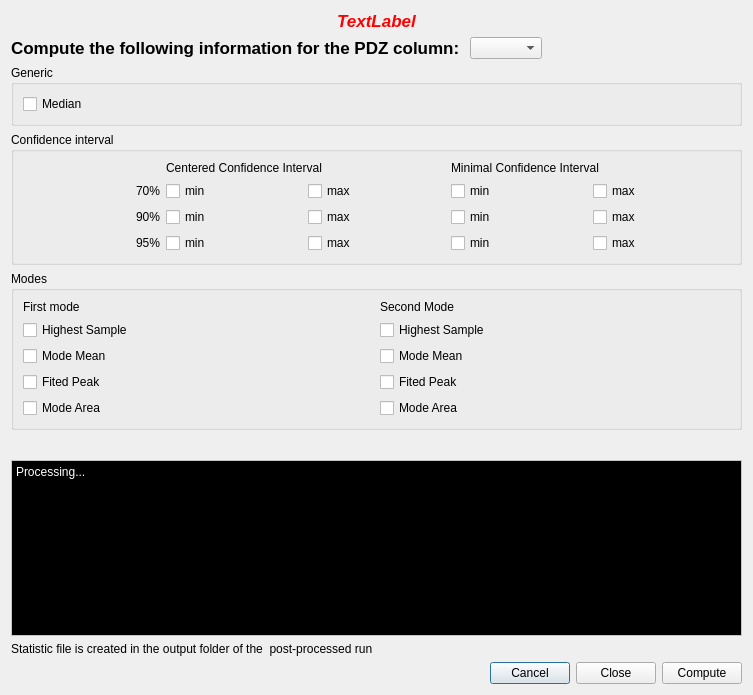
<?xml version="1.0" encoding="UTF-8"?>
<ui version="4.0">
 <class>Euclid::PhzQtUI::DialogPOP</class>
 <widget class="QDialog" name="Euclid::PhzQtUI::DialogPOP">
  <property name="geometry">
   <rect>
    <x>0</x>
    <y>0</y>
    <width>753</width>
    <height>695</height>
   </rect>
  </property>
  <property name="windowTitle">
   <string>PDZ statistic</string>
  </property>
  <layout class="QVBoxLayout" name="verticalLayout">
   <item>
    <widget class="QLabel" name="lbl_warning">
     <property name="palette">
      <palette>
       <active>
        <colorrole role="WindowText">
         <brush brushstyle="SolidPattern">
          <color alpha="255">
           <red>255</red>
           <green>0</green>
           <blue>0</blue>
          </color>
         </brush>
        </colorrole>
        <colorrole role="Button">
         <brush brushstyle="SolidPattern">
          <color alpha="255">
           <red>255</red>
           <green>0</green>
           <blue>0</blue>
          </color>
         </brush>
        </colorrole>
        <colorrole role="Light">
         <brush brushstyle="SolidPattern">
          <color alpha="255">
           <red>255</red>
           <green>127</green>
           <blue>127</blue>
          </color>
         </brush>
        </colorrole>
        <colorrole role="Midlight">
         <brush brushstyle="SolidPattern">
          <color alpha="255">
           <red>255</red>
           <green>63</green>
           <blue>63</blue>
          </color>
         </brush>
        </colorrole>
        <colorrole role="Dark">
         <brush brushstyle="SolidPattern">
          <color alpha="255">
           <red>127</red>
           <green>0</green>
           <blue>0</blue>
          </color>
         </brush>
        </colorrole>
        <colorrole role="Mid">
         <brush brushstyle="SolidPattern">
          <color alpha="255">
           <red>170</red>
           <green>0</green>
           <blue>0</blue>
          </color>
         </brush>
        </colorrole>
        <colorrole role="Text">
         <brush brushstyle="SolidPattern">
          <color alpha="255">
           <red>255</red>
           <green>0</green>
           <blue>0</blue>
          </color>
         </brush>
        </colorrole>
        <colorrole role="BrightText">
         <brush brushstyle="SolidPattern">
          <color alpha="255">
           <red>255</red>
           <green>255</green>
           <blue>255</blue>
          </color>
         </brush>
        </colorrole>
        <colorrole role="ButtonText">
         <brush brushstyle="SolidPattern">
          <color alpha="255">
           <red>0</red>
           <green>0</green>
           <blue>0</blue>
          </color>
         </brush>
        </colorrole>
        <colorrole role="Base">
         <brush brushstyle="SolidPattern">
          <color alpha="255">
           <red>255</red>
           <green>255</green>
           <blue>255</blue>
          </color>
         </brush>
        </colorrole>
        <colorrole role="Window">
         <brush brushstyle="SolidPattern">
          <color alpha="255">
           <red>255</red>
           <green>0</green>
           <blue>0</blue>
          </color>
         </brush>
        </colorrole>
        <colorrole role="Shadow">
         <brush brushstyle="SolidPattern">
          <color alpha="255">
           <red>0</red>
           <green>0</green>
           <blue>0</blue>
          </color>
         </brush>
        </colorrole>
        <colorrole role="AlternateBase">
         <brush brushstyle="SolidPattern">
          <color alpha="255">
           <red>255</red>
           <green>127</green>
           <blue>127</blue>
          </color>
         </brush>
        </colorrole>
        <colorrole role="ToolTipBase">
         <brush brushstyle="SolidPattern">
          <color alpha="255">
           <red>255</red>
           <green>255</green>
           <blue>220</blue>
          </color>
         </brush>
        </colorrole>
        <colorrole role="ToolTipText">
         <brush brushstyle="SolidPattern">
          <color alpha="255">
           <red>0</red>
           <green>0</green>
           <blue>0</blue>
          </color>
         </brush>
        </colorrole>
        <colorrole role="PlaceholderText">
         <brush brushstyle="NoBrush">
          <color alpha="128">
           <red>255</red>
           <green>0</green>
           <blue>0</blue>
          </color>
         </brush>
        </colorrole>
       </active>
       <inactive>
        <colorrole role="WindowText">
         <brush brushstyle="SolidPattern">
          <color alpha="255">
           <red>255</red>
           <green>0</green>
           <blue>0</blue>
          </color>
         </brush>
        </colorrole>
        <colorrole role="Button">
         <brush brushstyle="SolidPattern">
          <color alpha="255">
           <red>255</red>
           <green>0</green>
           <blue>0</blue>
          </color>
         </brush>
        </colorrole>
        <colorrole role="Light">
         <brush brushstyle="SolidPattern">
          <color alpha="255">
           <red>255</red>
           <green>127</green>
           <blue>127</blue>
          </color>
         </brush>
        </colorrole>
        <colorrole role="Midlight">
         <brush brushstyle="SolidPattern">
          <color alpha="255">
           <red>255</red>
           <green>63</green>
           <blue>63</blue>
          </color>
         </brush>
        </colorrole>
        <colorrole role="Dark">
         <brush brushstyle="SolidPattern">
          <color alpha="255">
           <red>127</red>
           <green>0</green>
           <blue>0</blue>
          </color>
         </brush>
        </colorrole>
        <colorrole role="Mid">
         <brush brushstyle="SolidPattern">
          <color alpha="255">
           <red>170</red>
           <green>0</green>
           <blue>0</blue>
          </color>
         </brush>
        </colorrole>
        <colorrole role="Text">
         <brush brushstyle="SolidPattern">
          <color alpha="255">
           <red>255</red>
           <green>0</green>
           <blue>0</blue>
          </color>
         </brush>
        </colorrole>
        <colorrole role="BrightText">
         <brush brushstyle="SolidPattern">
          <color alpha="255">
           <red>255</red>
           <green>255</green>
           <blue>255</blue>
          </color>
         </brush>
        </colorrole>
        <colorrole role="ButtonText">
         <brush brushstyle="SolidPattern">
          <color alpha="255">
           <red>0</red>
           <green>0</green>
           <blue>0</blue>
          </color>
         </brush>
        </colorrole>
        <colorrole role="Base">
         <brush brushstyle="SolidPattern">
          <color alpha="255">
           <red>255</red>
           <green>255</green>
           <blue>255</blue>
          </color>
         </brush>
        </colorrole>
        <colorrole role="Window">
         <brush brushstyle="SolidPattern">
          <color alpha="255">
           <red>255</red>
           <green>0</green>
           <blue>0</blue>
          </color>
         </brush>
        </colorrole>
        <colorrole role="Shadow">
         <brush brushstyle="SolidPattern">
          <color alpha="255">
           <red>0</red>
           <green>0</green>
           <blue>0</blue>
          </color>
         </brush>
        </colorrole>
        <colorrole role="AlternateBase">
         <brush brushstyle="SolidPattern">
          <color alpha="255">
           <red>255</red>
           <green>127</green>
           <blue>127</blue>
          </color>
         </brush>
        </colorrole>
        <colorrole role="ToolTipBase">
         <brush brushstyle="SolidPattern">
          <color alpha="255">
           <red>255</red>
           <green>255</green>
           <blue>220</blue>
          </color>
         </brush>
        </colorrole>
        <colorrole role="ToolTipText">
         <brush brushstyle="SolidPattern">
          <color alpha="255">
           <red>0</red>
           <green>0</green>
           <blue>0</blue>
          </color>
         </brush>
        </colorrole>
        <colorrole role="PlaceholderText">
         <brush brushstyle="NoBrush">
          <color alpha="128">
           <red>255</red>
           <green>0</green>
           <blue>0</blue>
          </color>
         </brush>
        </colorrole>
       </inactive>
       <disabled>
        <colorrole role="WindowText">
         <brush brushstyle="SolidPattern">
          <color alpha="255">
           <red>127</red>
           <green>0</green>
           <blue>0</blue>
          </color>
         </brush>
        </colorrole>
        <colorrole role="Button">
         <brush brushstyle="SolidPattern">
          <color alpha="255">
           <red>255</red>
           <green>0</green>
           <blue>0</blue>
          </color>
         </brush>
        </colorrole>
        <colorrole role="Light">
         <brush brushstyle="SolidPattern">
          <color alpha="255">
           <red>255</red>
           <green>127</green>
           <blue>127</blue>
          </color>
         </brush>
        </colorrole>
        <colorrole role="Midlight">
         <brush brushstyle="SolidPattern">
          <color alpha="255">
           <red>255</red>
           <green>63</green>
           <blue>63</blue>
          </color>
         </brush>
        </colorrole>
        <colorrole role="Dark">
         <brush brushstyle="SolidPattern">
          <color alpha="255">
           <red>127</red>
           <green>0</green>
           <blue>0</blue>
          </color>
         </brush>
        </colorrole>
        <colorrole role="Mid">
         <brush brushstyle="SolidPattern">
          <color alpha="255">
           <red>170</red>
           <green>0</green>
           <blue>0</blue>
          </color>
         </brush>
        </colorrole>
        <colorrole role="Text">
         <brush brushstyle="SolidPattern">
          <color alpha="255">
           <red>127</red>
           <green>0</green>
           <blue>0</blue>
          </color>
         </brush>
        </colorrole>
        <colorrole role="BrightText">
         <brush brushstyle="SolidPattern">
          <color alpha="255">
           <red>255</red>
           <green>255</green>
           <blue>255</blue>
          </color>
         </brush>
        </colorrole>
        <colorrole role="ButtonText">
         <brush brushstyle="SolidPattern">
          <color alpha="255">
           <red>127</red>
           <green>0</green>
           <blue>0</blue>
          </color>
         </brush>
        </colorrole>
        <colorrole role="Base">
         <brush brushstyle="SolidPattern">
          <color alpha="255">
           <red>255</red>
           <green>0</green>
           <blue>0</blue>
          </color>
         </brush>
        </colorrole>
        <colorrole role="Window">
         <brush brushstyle="SolidPattern">
          <color alpha="255">
           <red>255</red>
           <green>0</green>
           <blue>0</blue>
          </color>
         </brush>
        </colorrole>
        <colorrole role="Shadow">
         <brush brushstyle="SolidPattern">
          <color alpha="255">
           <red>0</red>
           <green>0</green>
           <blue>0</blue>
          </color>
         </brush>
        </colorrole>
        <colorrole role="AlternateBase">
         <brush brushstyle="SolidPattern">
          <color alpha="255">
           <red>255</red>
           <green>0</green>
           <blue>0</blue>
          </color>
         </brush>
        </colorrole>
        <colorrole role="ToolTipBase">
         <brush brushstyle="SolidPattern">
          <color alpha="255">
           <red>255</red>
           <green>255</green>
           <blue>220</blue>
          </color>
         </brush>
        </colorrole>
        <colorrole role="ToolTipText">
         <brush brushstyle="SolidPattern">
          <color alpha="255">
           <red>0</red>
           <green>0</green>
           <blue>0</blue>
          </color>
         </brush>
        </colorrole>
        <colorrole role="PlaceholderText">
         <brush brushstyle="NoBrush">
          <color alpha="128">
           <red>255</red>
           <green>0</green>
           <blue>0</blue>
          </color>
         </brush>
        </colorrole>
       </disabled>
      </palette>
     </property>
     <property name="font">
      <font>
       <pointsize>13</pointsize>
       <weight>75</weight>
       <italic>true</italic>
       <bold>true</bold>
      </font>
     </property>
     <property name="text">
      <string>TextLabel</string>
     </property>
     <property name="alignment">
      <set>Qt::AlignCenter</set>
     </property>
    </widget>
   </item>
   <item>
    <layout class="QHBoxLayout" name="horizontalLayout">
     <item>
      <widget class="QLabel" name="label">
       <property name="font">
        <font>
         <pointsize>13</pointsize>
         <weight>75</weight>
         <bold>true</bold>
        </font>
       </property>
       <property name="text">
        <string>Compute the following information for the PDZ column: </string>
       </property>
      </widget>
     </item>
     <item>
      <widget class="QComboBox" name="cbb_columns"/>
     </item>
     <item>
      <spacer name="horizontalSpacer">
       <property name="orientation">
        <enum>Qt::Horizontal</enum>
       </property>
       <property name="sizeHint" stdset="0">
        <size>
         <width>40</width>
         <height>20</height>
        </size>
       </property>
      </spacer>
     </item>
    </layout>
   </item>
   <item>
    <widget class="QGroupBox" name="groupBox">
     <property name="title">
      <string>Generic</string>
     </property>
     <layout class="QVBoxLayout" name="verticalLayout_2">
      <item>
       <widget class="QCheckBox" name="cb_median">
        <property name="text">
         <string>Median</string>
        </property>
        <property name="tristate">
         <bool>false</bool>
        </property>
       </widget>
      </item>
     </layout>
    </widget>
   </item>
   <item>
    <widget class="QGroupBox" name="groupBox_2">
     <property name="title">
      <string>Confidence interval</string>
     </property>
     <layout class="QVBoxLayout" name="verticalLayout_3">
      <item>
       <layout class="QGridLayout" name="gridLayout">
        <item row="0" column="1" colspan="2">
         <widget class="QLabel" name="label_5">
          <property name="text">
           <string>Centered Confidence Interval</string>
          </property>
         </widget>
        </item>
        <item row="0" column="3" colspan="2">
         <widget class="QLabel" name="label_6">
          <property name="text">
           <string>Minimal Confidence Interval</string>
          </property>
         </widget>
        </item>
        <item row="1" column="0">
         <widget class="QLabel" name="label_2">
          <property name="frameShape">
           <enum>QFrame::NoFrame</enum>
          </property>
          <property name="text">
           <string>70%</string>
          </property>
          <property name="alignment">
           <set>Qt::AlignRight|Qt::AlignTrailing|Qt::AlignVCenter</set>
          </property>
         </widget>
        </item>
        <item row="1" column="1">
         <widget class="QCheckBox" name="cb_70_c_min">
          <property name="text">
           <string>min</string>
          </property>
         </widget>
        </item>
        <item row="1" column="2">
         <widget class="QCheckBox" name="cb_70_c_max">
          <property name="text">
           <string>max</string>
          </property>
         </widget>
        </item>
        <item row="1" column="3">
         <widget class="QCheckBox" name="cb_70_m_min">
          <property name="text">
           <string>min</string>
          </property>
         </widget>
        </item>
        <item row="1" column="4">
         <widget class="QCheckBox" name="cb_70_m_max">
          <property name="text">
           <string>max</string>
          </property>
         </widget>
        </item>
        <item row="2" column="0">
         <widget class="QLabel" name="label_3">
          <property name="text">
           <string>90%</string>
          </property>
          <property name="alignment">
           <set>Qt::AlignRight|Qt::AlignTrailing|Qt::AlignVCenter</set>
          </property>
         </widget>
        </item>
        <item row="2" column="1">
         <widget class="QCheckBox" name="cb_90_c_min">
          <property name="text">
           <string>min</string>
          </property>
         </widget>
        </item>
        <item row="2" column="2">
         <widget class="QCheckBox" name="cb_90_c_max">
          <property name="text">
           <string>max</string>
          </property>
         </widget>
        </item>
        <item row="2" column="3">
         <widget class="QCheckBox" name="cb_90_m_min">
          <property name="text">
           <string>min</string>
          </property>
         </widget>
        </item>
        <item row="2" column="4">
         <widget class="QCheckBox" name="cb_90_m_max">
          <property name="text">
           <string>max</string>
          </property>
         </widget>
        </item>
        <item row="3" column="0">
         <widget class="QLabel" name="label_4">
          <property name="text">
           <string>95%</string>
          </property>
          <property name="alignment">
           <set>Qt::AlignRight|Qt::AlignTrailing|Qt::AlignVCenter</set>
          </property>
         </widget>
        </item>
        <item row="3" column="1">
         <widget class="QCheckBox" name="cb_95_c_min">
          <property name="text">
           <string>min</string>
          </property>
         </widget>
        </item>
        <item row="3" column="2">
         <widget class="QCheckBox" name="cb_95_c_max">
          <property name="text">
           <string>max</string>
          </property>
         </widget>
        </item>
        <item row="3" column="3">
         <widget class="QCheckBox" name="cb_95_m_min">
          <property name="text">
           <string>min</string>
          </property>
         </widget>
        </item>
        <item row="3" column="4">
         <widget class="QCheckBox" name="cb_95_m_max">
          <property name="text">
           <string>max</string>
          </property>
         </widget>
        </item>
       </layout>
      </item>
     </layout>
    </widget>
   </item>
   <item>
    <widget class="QGroupBox" name="groupBox_3">
     <property name="title">
      <string>Modes</string>
     </property>
     <layout class="QVBoxLayout" name="verticalLayout_4">
      <item>
       <layout class="QGridLayout" name="gridLayout_2">
        <item row="4" column="0">
         <widget class="QCheckBox" name="cb_01_area">
          <property name="text">
           <string>Mode Area</string>
          </property>
         </widget>
        </item>
        <item row="0" column="0">
         <widget class="QLabel" name="label_7">
          <property name="text">
           <string>First mode</string>
          </property>
         </widget>
        </item>
        <item row="0" column="1">
         <widget class="QLabel" name="label_8">
          <property name="text">
           <string>Second Mode</string>
          </property>
         </widget>
        </item>
        <item row="1" column="0">
         <widget class="QCheckBox" name="cb_01_sampl">
          <property name="text">
           <string>Highest Sample</string>
          </property>
         </widget>
        </item>
        <item row="2" column="0">
         <widget class="QCheckBox" name="cb_01_mean">
          <property name="text">
           <string>Mode Mean</string>
          </property>
         </widget>
        </item>
        <item row="2" column="1">
         <widget class="QCheckBox" name="cb_02_mean">
          <property name="text">
           <string>Mode Mean</string>
          </property>
         </widget>
        </item>
        <item row="1" column="1">
         <widget class="QCheckBox" name="cb_02_sampl">
          <property name="text">
           <string>Highest Sample</string>
          </property>
         </widget>
        </item>
        <item row="3" column="1">
         <widget class="QCheckBox" name="cb_02_fited">
          <property name="text">
           <string>Fited Peak</string>
          </property>
         </widget>
        </item>
        <item row="4" column="1">
         <widget class="QCheckBox" name="cb_02_area">
          <property name="text">
           <string>Mode Area</string>
          </property>
         </widget>
        </item>
        <item row="3" column="0">
         <widget class="QCheckBox" name="cb_01_fited">
          <property name="text">
           <string>Fited Peak</string>
          </property>
         </widget>
        </item>
       </layout>
      </item>
     </layout>
    </widget>
   </item>
   <item>
    <spacer name="verticalSpacer">
     <property name="orientation">
      <enum>Qt::Vertical</enum>
     </property>
     <property name="sizeHint" stdset="0">
      <size>
       <width>20</width>
       <height>40</height>
      </size>
     </property>
    </spacer>
   </item>
   <item>
    <widget class="QPlainTextEdit" name="out_cons">
     <property name="enabled">
      <bool>true</bool>
     </property>
     <property name="palette">
      <palette>
       <active>
        <colorrole role="WindowText">
         <brush brushstyle="SolidPattern">
          <color alpha="255">
           <red>0</red>
           <green>0</green>
           <blue>0</blue>
          </color>
         </brush>
        </colorrole>
        <colorrole role="Button">
         <brush brushstyle="SolidPattern">
          <color alpha="255">
           <red>255</red>
           <green>255</green>
           <blue>255</blue>
          </color>
         </brush>
        </colorrole>
        <colorrole role="Light">
         <brush brushstyle="SolidPattern">
          <color alpha="255">
           <red>255</red>
           <green>255</green>
           <blue>255</blue>
          </color>
         </brush>
        </colorrole>
        <colorrole role="Midlight">
         <brush brushstyle="SolidPattern">
          <color alpha="255">
           <red>255</red>
           <green>255</green>
           <blue>255</blue>
          </color>
         </brush>
        </colorrole>
        <colorrole role="Dark">
         <brush brushstyle="SolidPattern">
          <color alpha="255">
           <red>127</red>
           <green>127</green>
           <blue>127</blue>
          </color>
         </brush>
        </colorrole>
        <colorrole role="Mid">
         <brush brushstyle="SolidPattern">
          <color alpha="255">
           <red>170</red>
           <green>170</green>
           <blue>170</blue>
          </color>
         </brush>
        </colorrole>
        <colorrole role="Text">
         <brush brushstyle="SolidPattern">
          <color alpha="255">
           <red>255</red>
           <green>255</green>
           <blue>255</blue>
          </color>
         </brush>
        </colorrole>
        <colorrole role="BrightText">
         <brush brushstyle="SolidPattern">
          <color alpha="255">
           <red>255</red>
           <green>255</green>
           <blue>255</blue>
          </color>
         </brush>
        </colorrole>
        <colorrole role="ButtonText">
         <brush brushstyle="SolidPattern">
          <color alpha="255">
           <red>0</red>
           <green>0</green>
           <blue>0</blue>
          </color>
         </brush>
        </colorrole>
        <colorrole role="Base">
         <brush brushstyle="SolidPattern">
          <color alpha="255">
           <red>0</red>
           <green>0</green>
           <blue>0</blue>
          </color>
         </brush>
        </colorrole>
        <colorrole role="Window">
         <brush brushstyle="SolidPattern">
          <color alpha="255">
           <red>255</red>
           <green>255</green>
           <blue>255</blue>
          </color>
         </brush>
        </colorrole>
        <colorrole role="Shadow">
         <brush brushstyle="SolidPattern">
          <color alpha="255">
           <red>0</red>
           <green>0</green>
           <blue>0</blue>
          </color>
         </brush>
        </colorrole>
        <colorrole role="AlternateBase">
         <brush brushstyle="SolidPattern">
          <color alpha="255">
           <red>255</red>
           <green>255</green>
           <blue>255</blue>
          </color>
         </brush>
        </colorrole>
        <colorrole role="ToolTipBase">
         <brush brushstyle="SolidPattern">
          <color alpha="255">
           <red>255</red>
           <green>255</green>
           <blue>220</blue>
          </color>
         </brush>
        </colorrole>
        <colorrole role="ToolTipText">
         <brush brushstyle="SolidPattern">
          <color alpha="255">
           <red>0</red>
           <green>0</green>
           <blue>0</blue>
          </color>
         </brush>
        </colorrole>
        <colorrole role="PlaceholderText">
         <brush brushstyle="NoBrush">
          <color alpha="128">
           <red>255</red>
           <green>255</green>
           <blue>255</blue>
          </color>
         </brush>
        </colorrole>
       </active>
       <inactive>
        <colorrole role="WindowText">
         <brush brushstyle="SolidPattern">
          <color alpha="255">
           <red>0</red>
           <green>0</green>
           <blue>0</blue>
          </color>
         </brush>
        </colorrole>
        <colorrole role="Button">
         <brush brushstyle="SolidPattern">
          <color alpha="255">
           <red>255</red>
           <green>255</green>
           <blue>255</blue>
          </color>
         </brush>
        </colorrole>
        <colorrole role="Light">
         <brush brushstyle="SolidPattern">
          <color alpha="255">
           <red>255</red>
           <green>255</green>
           <blue>255</blue>
          </color>
         </brush>
        </colorrole>
        <colorrole role="Midlight">
         <brush brushstyle="SolidPattern">
          <color alpha="255">
           <red>255</red>
           <green>255</green>
           <blue>255</blue>
          </color>
         </brush>
        </colorrole>
        <colorrole role="Dark">
         <brush brushstyle="SolidPattern">
          <color alpha="255">
           <red>127</red>
           <green>127</green>
           <blue>127</blue>
          </color>
         </brush>
        </colorrole>
        <colorrole role="Mid">
         <brush brushstyle="SolidPattern">
          <color alpha="255">
           <red>170</red>
           <green>170</green>
           <blue>170</blue>
          </color>
         </brush>
        </colorrole>
        <colorrole role="Text">
         <brush brushstyle="SolidPattern">
          <color alpha="255">
           <red>255</red>
           <green>255</green>
           <blue>255</blue>
          </color>
         </brush>
        </colorrole>
        <colorrole role="BrightText">
         <brush brushstyle="SolidPattern">
          <color alpha="255">
           <red>255</red>
           <green>255</green>
           <blue>255</blue>
          </color>
         </brush>
        </colorrole>
        <colorrole role="ButtonText">
         <brush brushstyle="SolidPattern">
          <color alpha="255">
           <red>0</red>
           <green>0</green>
           <blue>0</blue>
          </color>
         </brush>
        </colorrole>
        <colorrole role="Base">
         <brush brushstyle="SolidPattern">
          <color alpha="255">
           <red>0</red>
           <green>0</green>
           <blue>0</blue>
          </color>
         </brush>
        </colorrole>
        <colorrole role="Window">
         <brush brushstyle="SolidPattern">
          <color alpha="255">
           <red>255</red>
           <green>255</green>
           <blue>255</blue>
          </color>
         </brush>
        </colorrole>
        <colorrole role="Shadow">
         <brush brushstyle="SolidPattern">
          <color alpha="255">
           <red>0</red>
           <green>0</green>
           <blue>0</blue>
          </color>
         </brush>
        </colorrole>
        <colorrole role="AlternateBase">
         <brush brushstyle="SolidPattern">
          <color alpha="255">
           <red>255</red>
           <green>255</green>
           <blue>255</blue>
          </color>
         </brush>
        </colorrole>
        <colorrole role="ToolTipBase">
         <brush brushstyle="SolidPattern">
          <color alpha="255">
           <red>255</red>
           <green>255</green>
           <blue>220</blue>
          </color>
         </brush>
        </colorrole>
        <colorrole role="ToolTipText">
         <brush brushstyle="SolidPattern">
          <color alpha="255">
           <red>0</red>
           <green>0</green>
           <blue>0</blue>
          </color>
         </brush>
        </colorrole>
        <colorrole role="PlaceholderText">
         <brush brushstyle="NoBrush">
          <color alpha="128">
           <red>255</red>
           <green>255</green>
           <blue>255</blue>
          </color>
         </brush>
        </colorrole>
       </inactive>
       <disabled>
        <colorrole role="WindowText">
         <brush brushstyle="SolidPattern">
          <color alpha="255">
           <red>127</red>
           <green>127</green>
           <blue>127</blue>
          </color>
         </brush>
        </colorrole>
        <colorrole role="Button">
         <brush brushstyle="SolidPattern">
          <color alpha="255">
           <red>255</red>
           <green>255</green>
           <blue>255</blue>
          </color>
         </brush>
        </colorrole>
        <colorrole role="Light">
         <brush brushstyle="SolidPattern">
          <color alpha="255">
           <red>255</red>
           <green>255</green>
           <blue>255</blue>
          </color>
         </brush>
        </colorrole>
        <colorrole role="Midlight">
         <brush brushstyle="SolidPattern">
          <color alpha="255">
           <red>255</red>
           <green>255</green>
           <blue>255</blue>
          </color>
         </brush>
        </colorrole>
        <colorrole role="Dark">
         <brush brushstyle="SolidPattern">
          <color alpha="255">
           <red>127</red>
           <green>127</green>
           <blue>127</blue>
          </color>
         </brush>
        </colorrole>
        <colorrole role="Mid">
         <brush brushstyle="SolidPattern">
          <color alpha="255">
           <red>170</red>
           <green>170</green>
           <blue>170</blue>
          </color>
         </brush>
        </colorrole>
        <colorrole role="Text">
         <brush brushstyle="SolidPattern">
          <color alpha="255">
           <red>127</red>
           <green>127</green>
           <blue>127</blue>
          </color>
         </brush>
        </colorrole>
        <colorrole role="BrightText">
         <brush brushstyle="SolidPattern">
          <color alpha="255">
           <red>255</red>
           <green>255</green>
           <blue>255</blue>
          </color>
         </brush>
        </colorrole>
        <colorrole role="ButtonText">
         <brush brushstyle="SolidPattern">
          <color alpha="255">
           <red>127</red>
           <green>127</green>
           <blue>127</blue>
          </color>
         </brush>
        </colorrole>
        <colorrole role="Base">
         <brush brushstyle="SolidPattern">
          <color alpha="255">
           <red>0</red>
           <green>0</green>
           <blue>0</blue>
          </color>
         </brush>
        </colorrole>
        <colorrole role="Window">
         <brush brushstyle="SolidPattern">
          <color alpha="255">
           <red>255</red>
           <green>255</green>
           <blue>255</blue>
          </color>
         </brush>
        </colorrole>
        <colorrole role="Shadow">
         <brush brushstyle="SolidPattern">
          <color alpha="255">
           <red>0</red>
           <green>0</green>
           <blue>0</blue>
          </color>
         </brush>
        </colorrole>
        <colorrole role="AlternateBase">
         <brush brushstyle="SolidPattern">
          <color alpha="255">
           <red>255</red>
           <green>255</green>
           <blue>255</blue>
          </color>
         </brush>
        </colorrole>
        <colorrole role="ToolTipBase">
         <brush brushstyle="SolidPattern">
          <color alpha="255">
           <red>255</red>
           <green>255</green>
           <blue>220</blue>
          </color>
         </brush>
        </colorrole>
        <colorrole role="ToolTipText">
         <brush brushstyle="SolidPattern">
          <color alpha="255">
           <red>0</red>
           <green>0</green>
           <blue>0</blue>
          </color>
         </brush>
        </colorrole>
        <colorrole role="PlaceholderText">
         <brush brushstyle="NoBrush">
          <color alpha="128">
           <red>255</red>
           <green>255</green>
           <blue>255</blue>
          </color>
         </brush>
        </colorrole>
       </disabled>
      </palette>
     </property>
     <property name="focusPolicy">
      <enum>Qt::NoFocus</enum>
     </property>
     <property name="plainText">
      <string>Processing...</string>
     </property>
    </widget>
   </item>
   <item>
    <widget class="QLabel" name="label_9">
     <property name="text">
      <string>Statistic file is created in the output folder of the  post-processed run</string>
     </property>
    </widget>
   </item>
   <item>
    <layout class="QHBoxLayout" name="horizontalLayout_2">
     <item>
      <spacer name="horizontalSpacer_2">
       <property name="orientation">
        <enum>Qt::Horizontal</enum>
       </property>
       <property name="sizeHint" stdset="0">
        <size>
         <width>40</width>
         <height>20</height>
        </size>
       </property>
      </spacer>
     </item>
     <item>
      <widget class="QPushButton" name="btn_cancel">
       <property name="text">
        <string>Cancel</string>
       </property>
      </widget>
     </item>
     <item>
      <widget class="QPushButton" name="btn_close">
       <property name="text">
        <string>Close</string>
       </property>
      </widget>
     </item>
     <item>
      <widget class="QPushButton" name="btn_compute">
       <property name="text">
        <string>Compute</string>
       </property>
      </widget>
     </item>
    </layout>
   </item>
  </layout>
 </widget>
 <resources/>
 <connections/>
</ui>
